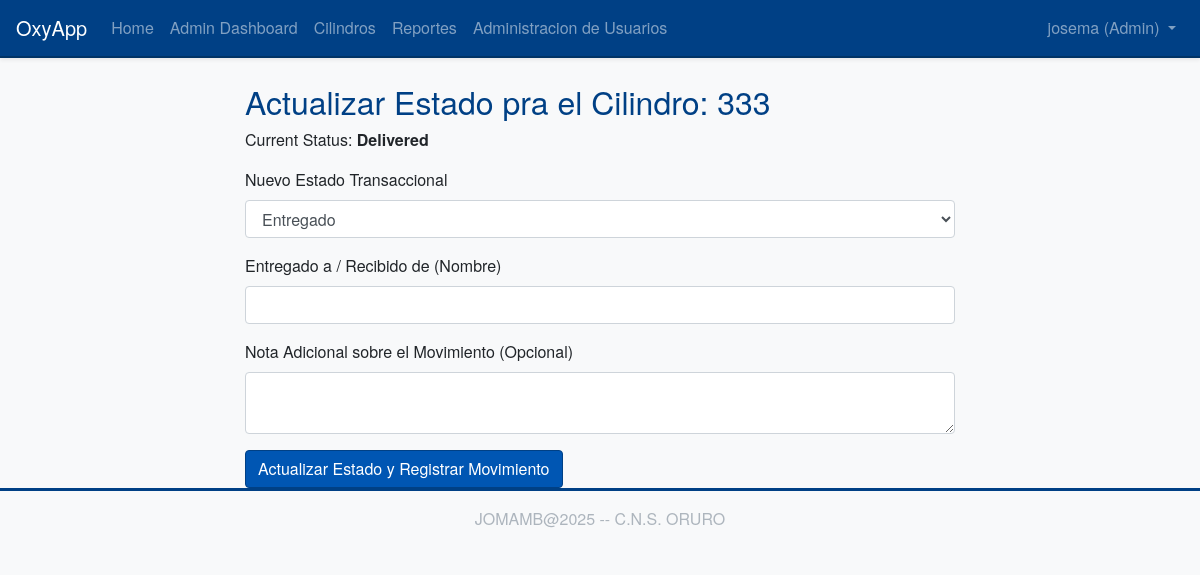
Screenshot of /cylinders/3/update_status (signed in) with the database file from the repository.
### app/models/user.py (models this page shows, shortened)
class User(UserMixin, db.Model):
    __tablename__ = 'user'
    id = db.Column(db.Integer, primary_key=True)
    username = db.Column(db.String(64), index=True, unique=True, nullable=False)
    email = db.Column(db.String(120), index=True, unique=True, nullable=False)
    password_hash = db.Column(db.String(128))
    nombre = db.Column(db.String(64), index=True, nullable=True)
    apellidos = db.Column(db.String(128), index=True, nullable=True)
    role = db.Column(db.String(10), default='user', nullable=False)
    movimientos_registrados = db.relationship(
        'HistorialMovimiento',
        foreign_keys='HistorialMovimiento.user_id', # Especificar explícitamente la FK
        backref=db.backref('usuario', lazy='joined'),
        lazy='dynamic',
        order_by=lambda: desc(HistorialMovimiento.fecha_movimiento) if HistorialMovimiento else 'historial_movimiento.fecha_movimiento DESC' # Lambda para ordenamiento diferido
    )

### app/models/cylinder.py (models this page shows, shortened)
class Cylinder(db.Model):
    __tablename__ = 'cylinder'
    id = db.Column(db.Integer, primary_key=True)
    cylinder_id_tag = db.Column(db.String(64), index=True, unique=True, nullable=False)
    status = db.Column(db.String(64), default='available', nullable=False)
    creation_date = db.Column(db.DateTime, index=True, default=datetime.utcnow)
    reception_date = db.Column(db.DateTime, nullable=True, index=True)
    delivery_date = db.Column(db.DateTime, nullable=True, index=True)
    marca = db.Column(db.String(80), nullable=True)
    color = db.Column(db.String(50), nullable=True)
    numero_serie = db.Column(db.String(80), nullable=True, index=True)
    esta_activo = db.Column(db.Boolean, default=True, nullable=True, index=True)##solo para pruebas
    historial_movimientos = db.relationship(
        'HistorialMovimiento',
        backref='cilindro',
        lazy='dynamic',
        order_by='HistorialMovimiento.fecha_movimiento.desc()'
    )

### app/routes/cylinders.py (the view, shortened to what this page needs)
@bp.route('/<int:cylinder_id>/update_status', methods=['GET', 'POST'])
@login_required
def update_cylinder_status(cylinder_id):
    cylinder = Cylinder.query.filter_by(id=cylinder_id, esta_activo=True).first_or_404()
    form = UpdateCylinderStatusForm(obj=cylinder)
    return render_template('cylinders/update_cylinder_status.html',
                           title=f'Registrar Movimiento para {cylinder.cylinder_id_tag}',
                           form=form, cylinder=cylinder)

### app/forms.py
class UpdateCylinderStatusForm(FlaskForm):
    status = SelectField('Nuevo Estado Transaccional', choices=[
        ('delivered', 'Entregado'),
        ('received', 'Recibido'),
    ], validators=[DataRequired(message="Seleccione un nuevo estado.")])
    nombre_contraparte = StringField('Entregado a / Recibido de (Nombre)', validators=[DataRequired(message="El nombre de la contraparte es requerido."), Length(max=150)])
    nota_movimiento = TextAreaField('Nota Adicional sobre el Movimiento (Opcional)', validators=[Optional(), Length(max=500)])
    submit = SubmitField('Actualizar Estado y Registrar Movimiento')

### app/models/user.py (called while the page is built)
@login.user_loader
def load_user(id):
    return User.query.get(int(id))

### app/templates/cylinders/update_cylinder_status.html (shortened to what this page needs)
{% extends "base.html" %}
{% import "bootstrap_wtf.html" as wtf %}
{% block content %}
<div class="container mt-4">
    <div class="row">
        <div class="col-md-8 offset-md-2">
            <h2>Actualizar Estado pra el Cilindro: {{ cylinder.cylinder_id_tag }}</h2>
            <p>Current Status: <strong>{{ cylinder.status.replace('_', ' ') | title }}</strong></p>
            {{ wtf.quick_form(form, action=url_for('cylinders.update_cylinder_status', cylinder_id=cylinder.id), method="post", button_map={'submit': 'primary'}) }}
        </div>
    </div>
</div>
{% endblock %}

### app/templates/base.html (shortened to what this page needs)
<!doctype html>
<html lang="en">
  <head>
    <link rel="stylesheet" href="https://stackpath.bootstrapcdn.com/bootstrap/4.5.2/css/bootstrap.min.css">
    <link rel="stylesheet" href="{{ url_for('static', filename='css/custom.css') }}">
    <link rel="stylesheet" href="{{ url_for('static', filename='css/print.css') }}" media="print">
  </head>
  <body>
    <nav class="navbar navbar-expand-lg navbar-dark bg-primary shadow-sm">
      <a class="navbar-brand" href="{{ url_for('main.index') }}">OxyApp</a>
      <div class="collapse navbar-collapse" id="navbarNav">
        <ul class="navbar-nav mr-auto">
          <li class="nav-item">
            <a class="nav-link" href="{{ url_for('main.index') }}">Home</a>
          </li>
          {% if current_user.is_authenticated %}
            {% if current_user.role == 'user' %}
            <li class="nav-item">
              <a class="nav-link" href="{{ url_for('main.dashboard') }}">Dashboard</a>
            </li>
            {% elif current_user.role == 'admin' %}
            <li class="nav-item">
              <a class="nav-link" href="{{ url_for('admin.dashboard') }}">Admin Dashboard</a>
            </li>
            {% endif %}
          <li class="nav-item">
            <a class="nav-link" href="{{ url_for('cylinders.index') }}">Cilindros</a>
          </li>
          <li class="nav-item">
            <a class="nav-link" href="{{ url_for('reports.index') }}">Reportes</a>
          </li>
          {% if current_user.role == 'admin' %}
          <li class="nav-item">
            <a class="nav-link" href="{{ url_for('admin.manage_users') }}">Administracion de Usuarios</a>
          </li>
          {% endif %}
          {% endif %}
        </ul>
        <ul class="navbar-nav">
          {% if current_user.is_anonymous %}
          <li class="nav-item">
            <a class="nav-link" href="{{ url_for('auth.login') }}">Login</a>
          </li>
          <li class="nav-item">
            <a class="nav-link btn btn-outline-light btn-sm" href="{{ url_for('auth.register') }}">Registro</a>
          </li>
          {% else %}
          <li class="nav-item dropdown">
            <a class="nav-link dropdown-toggle" href="#" id="navbarDropdown" role="button" data-toggle="dropdown" aria-haspopup="true" aria-expanded="false">
              {{ current_user.username }} ({{ current_user.role | title }})
            </a>
          </li>
          {% endif %}
        </ul>
      </div>
    </nav>
    <main role="main" class="container mt-4">
      {% block content %}{% endblock %}
    </main>
    <footer class="footer mt-auto py-3 bg-light text-center">
        <div class="container">
            <span class="text-muted">JOMAMB@2025 -- C.N.S. ORURO</span>
        </div>
    </footer>
  </body>
</html>

### app/templates/bootstrap_wtf.html (shortened to what this page needs)
{% macro quick_form(form, action='.', method='post', button_map={}, enctype=None, extra_classes=None, role='form', form_type='basic', horizontal_columns=('lg', 2, 10), novalidate=False, render_kw={}) %}
<form {% if action != None %}action="{{ action }}"{% endif %}
      method="{{ method }}"
      class="form {% if form_type == 'horizontal' %}form-horizontal{% endif %}
             {{ extra_classes if extra_classes else '' }}"
      {% if role %}role="{{ role }}"{% endif %}
      {% for k, v in render_kw.items() %}{{k}}="{{v}}"{% endfor %}>
  {% for field in form if not field.flags.hidden %}
    {% if field.type == 'CSRFTokenField' %}
    {% elif field.type == 'SubmitField' %}
    {% else %}
      <div class="form-group {% if field.errors %}has-error{% endif %}">
        {{ field.label(class="form-control-label") }}
        {{ field(class="form-control") }}
      </div>
    {% endif %}
  {% endfor %}
  {% for field in form if field.type == 'SubmitField' %}
    {{ field(class="btn btn-" + button_map.get(field.id, 'secondary')) }}
  {% endfor %}
</form>
{% endmacro %}

### app/static/css/custom.css (style rules this page uses)
body { font-family: 'Helvetica Neue', Helvetica, Arial, sans-serif; background-color: #f8f9fa; color: #212529; }
.navbar-dark.bg-primary { background-color: #004085 !important; border-bottom: 2px solid #003366; }
.navbar-dark .navbar-brand, .navbar-dark .navbar-brand:hover, .navbar-dark .navbar-brand:focus, .navbar-dark .nav-link { color: #ffffff; }
.btn-primary { background-color: #0056b3; border-color: #004085; }
.footer { background-color: #343a40; color: #f8f9fa; padding-top: 1.5rem; padding-bottom: 1.5rem; border-top: 3px solid #004085; }
.footer .text-muted { color: #adb5bd !important; }
h1, h2, h3, h4, h5, .display-4 { color: #004085; }

### rows the page displays
User: username "josema", role "Admin"
Cylinder: cylinder_id_tag "333", status.replace "Delivered", status "Entregado"

### other values shown
{{ field.label(class="form-control-label") }} "Nuevo Estado Transaccional" "Entregado a / Recibido de (Nombre)" "Nota Adicional sobre el Movimiento (Opcional)"
